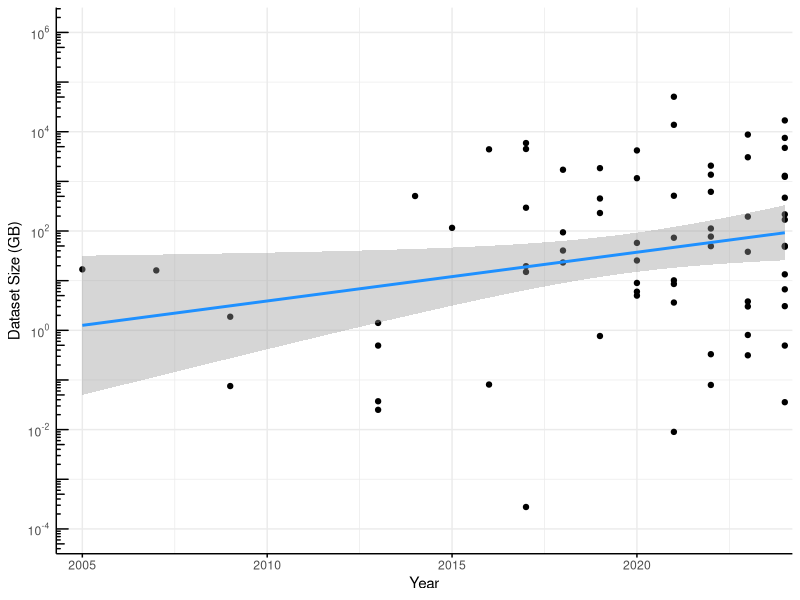
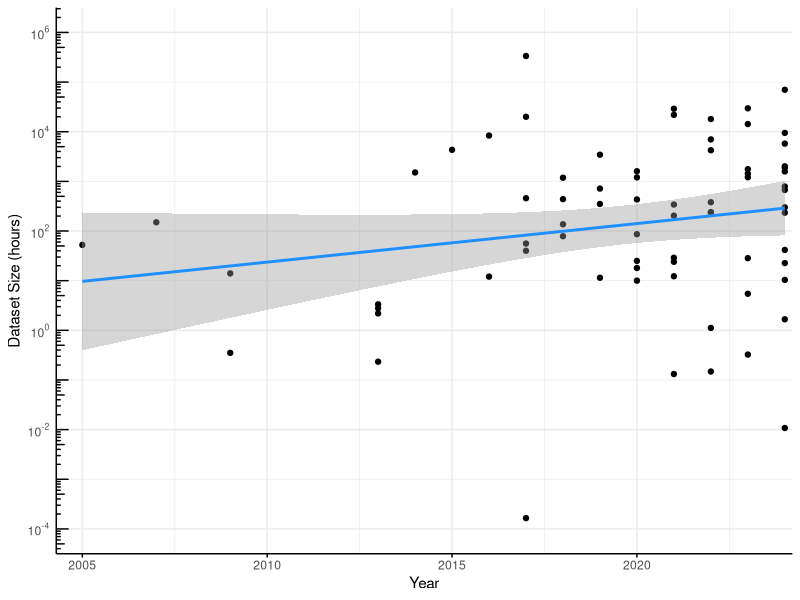
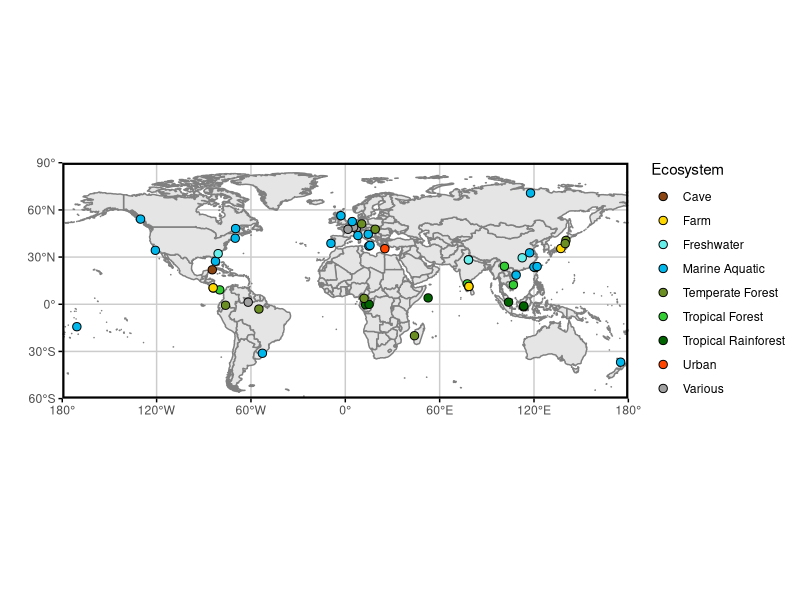
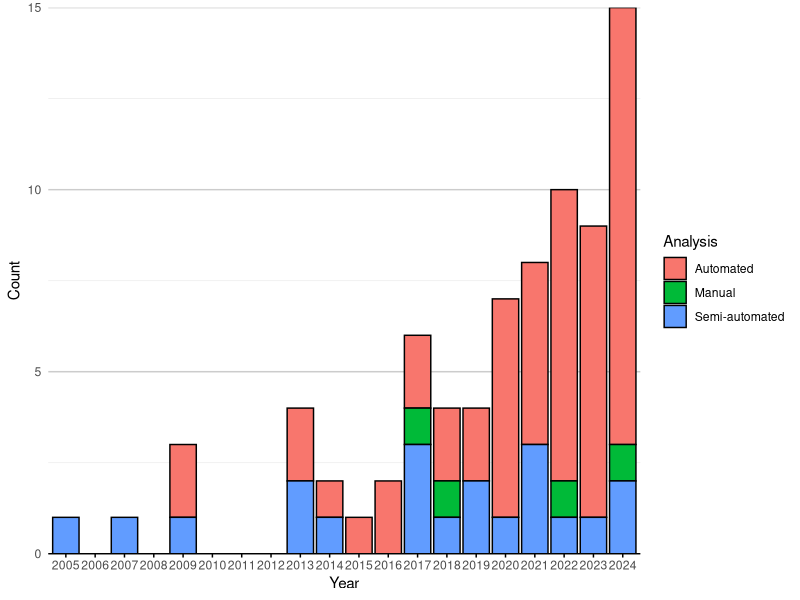
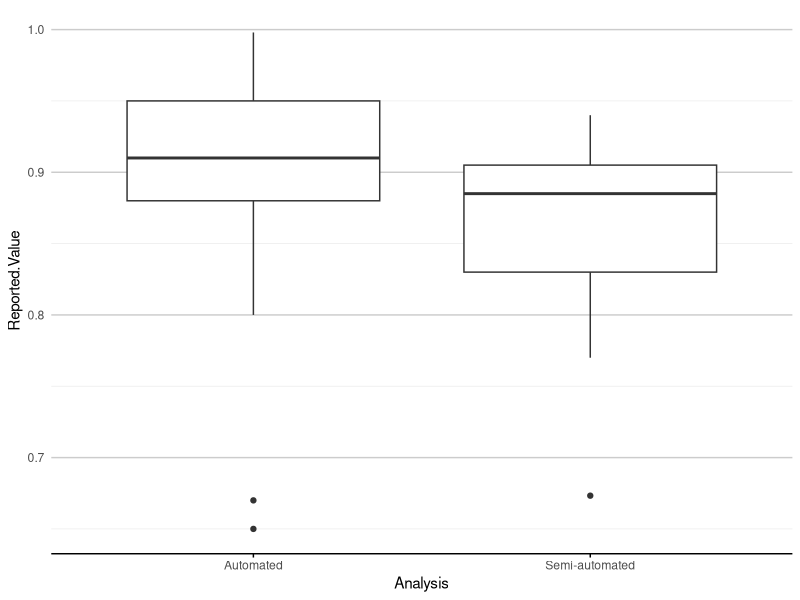
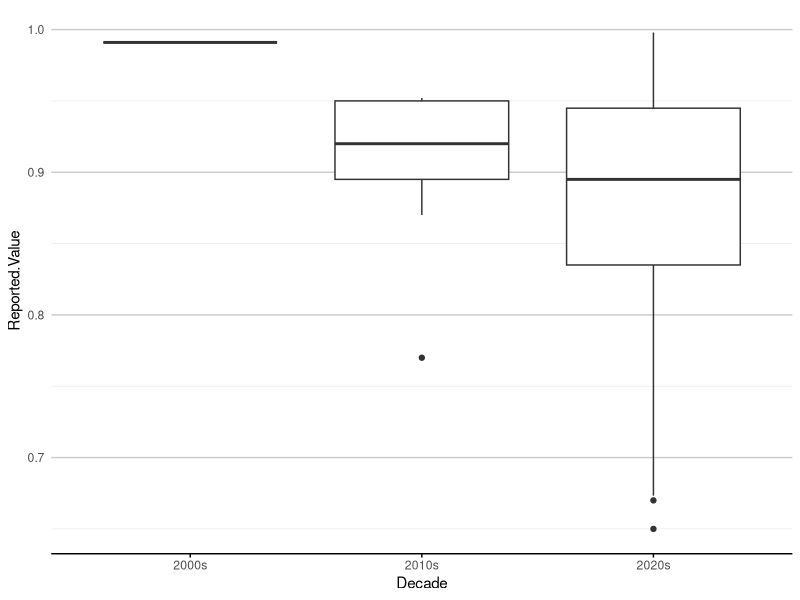
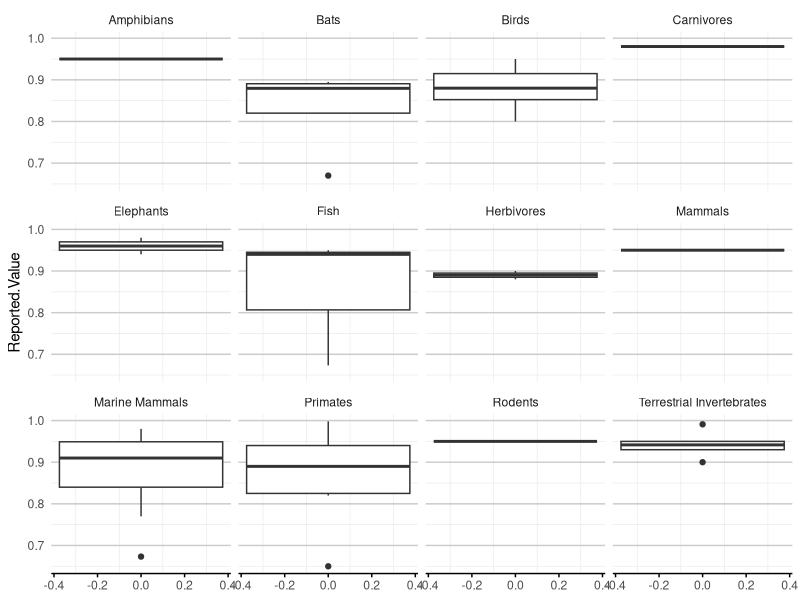
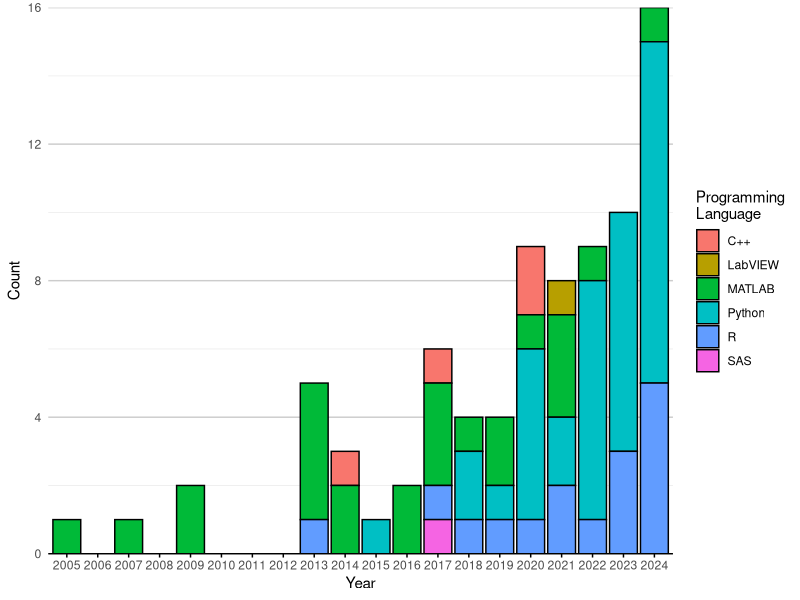

The R script that drew these images, in order:
## ---- chunk 1
library(ggplot2)
library(maps)
library(dplyr)
## ---- chunk 2
df <- read.csv("tagged_literature.csv")
#df$Year <- as.factor(df$Year)
## ---- chunk 3
log10_minor_break = function (...){
  function(x) {
    minx         = floor(min(log10(x), na.rm=T))-1;
    maxx         = ceiling(max(log10(x), na.rm=T))+1;
    n_major      = maxx-minx+1;
    major_breaks = seq(minx, maxx, by=1)
    minor_breaks = 
      rep(log10(seq(1, 9, by=4)), times = n_major)+
      rep(major_breaks, each = 9)
    return(10^(minor_breaks))
  }
}

log_breaks = function(maj, radix=10) {
  function(x) {
    minx         = floor(min(logb(x,radix), na.rm=T)) - 1
    maxx         = ceiling(max(logb(x,radix), na.rm=T)) + 1
    n_major      = maxx - minx + 1
    major_breaks = seq(minx, maxx, by=1)
    if (maj) {
      breaks = major_breaks
    } else {
      steps = logb(1:(radix-1),radix)
      breaks = rep(steps, times=n_major) +
               rep(major_breaks, each=radix-1)
    }
    radix^breaks
  }
}
scale_x_log_eng = function(..., radix=10) {
  scale_x_continuous(...,
                     trans=scales::log_trans(radix),
                     breaks=scales::log_breaks(TRUE, radix),
                     minor_breaks=scales::log_breaks(FALSE, radix))
}
scale_y_log_eng = function(..., radix=10) {
  scale_y_continuous(...,
                     trans=scales::log_trans(radix),
                     breaks=scales::log_breaks(TRUE, radix),
                     minor_breaks=scales::log_breaks(FALSE, radix))
}

p <- df |>
  tidyr::drop_na(Dataset.GB) |> 
  #filter(Year >= 2008) |>
  ggplot(aes(Year, Dataset.GB)) + 
  geom_point() + 
  scale_y_log10(
    limits = c(1e-4, 1e6),
    breaks = scales::trans_breaks("log10", function(x) 10^x),
    labels = scales::trans_format("log10", scales::math_format(10^.x))
  ) +
  annotation_logticks(side="l")+
  geom_smooth(method="lm", color = "dodgerblue") +
  scale_x_continuous(limits=c(2004.5, 2024), expand = c(0.01,0.01)) +
  labs(y="Dataset Size (GB)") +
  theme_minimal() +
  theme(axis.line = element_line(),
        axis.ticks.x = element_line())
p
ggsave("images/data_trend.png", p, width = 220, height = 110, units = "mm")

p <- df |>
  tidyr::drop_na(Dataset.Hours) |> 
  #filter(Year >= 2008) |>
  ggplot(aes(Year, Dataset.Hours)) + 
  geom_point() + 
  scale_y_log10(
    limits = c(1e-4, 1e6),
    breaks = scales::trans_breaks("log10", function(x) 10^x),
    labels = scales::trans_format("log10", scales::math_format(10^.x))
  ) +
  annotation_logticks(side="l")+
  geom_smooth(method="lm", color = "dodgerblue") +
  scale_x_continuous(limits=c(2004.5, 2024), expand = c(0.01,0.01)) +
  labs(y="Dataset Size (hours)") +
  theme_minimal() +
  theme(axis.line = element_line(),
        axis.ticks.x = element_line())
p
ggsave("images/hours_trend.png", p, width = 220, height = 110, units = "mm")
## ---- chunk 4
fit <- lm(log(Dataset.GB)~Year, data=df)
confint(fit, level = 0.95)
## ---- chunk 5
# Sample data
#coords <- c("-0.356251N,12.940863E;-0.078775N,15.127076E", "-0.078775N,15.1270777E")

# Function to convert coordinates to numeric values
convert_to_numeric <- function(coord_string) {
  # Split the string by comma
  parts <- strsplit(coord_string, ",")[[1]]
  #remove leading or trailing space
  
  # Extract latitude and longitude, handle direction
  lat <- as.numeric(gsub("[A-Z]", "", parts[1]))
  lon <- as.numeric(gsub("[A-Z]", "", parts[2]))
  
  # Check direction for latitude
  if (grepl("S", parts[1])) {
    lat <- -lat
  }
  
  # Check direction for longitude
  if (grepl("W", parts[2])) {
    lon <- -lon
  }
  
  return(paste0(c(lat, lon), collapse = ","))
}

Latlong_df <- df |>
  select(Latlong, Ecosystem) |>
  mutate(Latlong = strsplit(Latlong, ";")) |>
  tidyr::unnest(Latlong) |>
  mutate(Ecosystem = strsplit(Ecosystem, ", ")) |>
  tidyr::unnest(Ecosystem) |>
  mutate(Latlong = sapply(Latlong, convert_to_numeric),
         lat = sapply(strsplit(Latlong, ","), function(x) as.numeric(x[1])),
         long = sapply(strsplit(Latlong, ","), function(x) as.numeric(x[2]))
)

# Create the world map
world <- map_data("world")

ecosystem_colors <- c(
  "Tropical Forest" = "#32CD32",
  "Marine Aquatic" = "#00B7EB",
  "Various" = "#a0a0a0",
  "Tropical Rainforest" = "#006400",
  "Freshwater" = "#66EEEB",
  "Temperate Forest" = "#6B8E23",
  "Farm" = "#FFD700",
  "Cave" = "#8B4513",
  "Urban" = "#FF4500"
)

# Plotting
p <- ggplot() +
  # Add world map with light grey fill and dark grey borders
  geom_polygon(data = world, aes(x = long, y = lat, group = group), 
               fill = "grey90", color = "grey50") +
  # Add jittered points for different tags
  geom_jitter(data = Latlong_df, aes(x = long, y = lat, fill = Ecosystem), colour="black", size = 2.5, shape=21) +
  # Set coordinate system to map projection
  coord_fixed(ratio = 1, xlim = c(-180, 180), ylim = c(-60, 90), expand = FALSE) +
  # Custom breaks and labels for x (longitude) and y (latitude)
  scale_x_continuous(breaks = seq(-180, 180, by = 60),
                     labels = c("180°", "120°W", "60°W", "0°", "60°E", "120°E", "180°")) +
  scale_y_continuous(breaks = seq(-90, 90, by = 30),
                     labels = c("90°", "60°S", "30°S", "0°", "30°N", "60°N", "90°")) +
  scale_fill_manual(values = ecosystem_colors) +
  # Theme settings
  labs(x="",y="")+
  theme_minimal() +
  theme(
    axis.ticks = element_line(),
    panel.grid.major = element_line(color = "grey80"),    # Light grey grid lines
    panel.grid.minor = element_blank(),                   # No minor grid lines
    panel.border = element_rect(color = "black", fill = NA, linewidth=1.5),  # Black panel border
    axis.text.x = element_text(angle = 0, hjust = 0.5),   # Horizontal x-axis text
    legend.position = "right"                             # Legend on right
  )
p
ggsave("images/ecosystem_map.png", p, width = 240, height = 90, units = "mm")
## ---- chunk 6
bar_theme_x <- theme(panel.grid.major.x = element_blank(),
                   panel.grid.major.y = element_line(colour = "grey80"),
                   axis.line.x = element_line(colour="black"),
                   axis.ticks.x=element_line())
bar_theme_y <- theme(panel.grid.major.y = element_blank(),
                   panel.grid.major.x = element_line(colour = "grey80"),
                   axis.line.y = element_line(colour="black"),
                   axis.ticks.y=element_line())

include_missing_zero <- function(df, col){
  missing_years <- 2005:2024  # This creates c(2025, 2024)

  new_rows <- expand.grid(
    Year  = missing_years,  
    a     = df |> pull({{col}}) |> unique(), 
    Count = 0
  )
  
  colnames(new_rows)[2] <- col

  df <- df |>
    bind_rows(new_rows) |>
    distinct() 
  return(df)
}

keep_gt1 <- function(df, col){
  total_counts <- df |>
    group_by(.data[[col]]) |>
    summarise(Total_Count = n(), .groups = 'drop') |>
    na.omit()

  methods_to_keep <- total_counts |>
    filter(Total_Count > 1) |>
    pull({{ col }})
    
  df[,col] <- ifelse(df[[col]] %in% methods_to_keep, df[[col]], "Other Methods")
  return(df)
}

barplot_counts <- function(df, col, col_title=col, prop=FALSE, year=TRUE, decade=FALSE, bar_col="dodgerblue"){
  if(decade){
    df <- df |>
      mutate(Year = case_when(
        Year >= 2000 & Year < 2010 ~ "2000s",
        Year >= 2010 & Year < 2020 ~ "2010s",
        Year >= 2020 & Year < 2030 ~ "2020s",
        TRUE ~ NA_character_  # Handle years outside these ranges
      ))
  }
  count_data <- df |>
    group_by(Year, .data[[col]], .drop=FALSE) |>
    summarise(Count = n(), .groups = 'drop') |>
    na.omit()
  
  total_count_per_year <- count_data |>
    group_by(Year, .drop=FALSE) |>
    summarise(Total = sum(Count), .groups = 'drop')
  
  count_data <- left_join(count_data, total_count_per_year, by = "Year") |>
    mutate(Percentage = (Count / Total) * 100) |>
    arrange(Year, .data[[col]])
  
  if(!decade){
    count_data <- count_data |>
    include_missing_zero(col)
  }
  
  if(!year){
    df <- df[df[,col] != "Other Methods",]
    p <- df |>
      ggplot(aes(y = reorder(.data[[col]], .data[[col]], FUN = length, decreasing = FALSE))) +
      geom_bar(stat = "count", fill = bar_col) +  # Fill bars with dodgerblue
      labs(x = "Count", y = col_title) +
      scale_x_continuous(expand = c(0,0))
  } else {
    if(prop){
      p <- count_data |> 
        ggplot(aes(x = factor(Year), y = Percentage, fill = .data[[col]], label=Count)) +
        geom_bar(stat = "identity", colour=ifelse(count_data$Count > 0, "black", NA)) +
        geom_label(
          aes(group = .data[[col]]),
          size = 3,
          position = position_stack(vjust = 0.5), 
          fill = "white",                # Optional: black background for contrast
          hjust = ifelse((count_data$Count <= 3) & count_data[[col]] %in% c("Log Magnitude", "Mel", "Data Augmentation", "Downsampling"), (1:nrow(count_data) - 1) %% 2, 0.5)
        ) +
        labs(x = ifelse(decade, "Decade", "Year"), y = "Percentage", fill = col_title) +
        scale_y_continuous(limits=c(0,102), expand=c(0,0)) #+ 
        #guides(fill = guide_legend(override.aes = list(colour = NA)))
    } else {
      p <- count_data |> 
        ggplot(aes(x = factor(Year), y = Count, fill = .data[[col]])) +
        geom_bar(stat = "identity", colour=ifelse(count_data$Count > 0, "black", NA)) +
        labs(x = ifelse(decade, "Decade", "Year"), y = "Count", fill = col_title) +
        scale_y_continuous(expand=c(0,0))
    }
  }
  p <- p + 
    #scale_fill_viridis_d()+
    theme_minimal() +
    guides(fill = guide_legend(override.aes = list(colour = "black")))+
    bar_theme_x
  return(p)
}
## ---- chunk 7
# Convert 'NA' to R's NA
df$Analysis[df$Analysis == "NA"] <- NA

p <- barplot_counts(df, "Analysis")
p
ggsave("images/analysis_year.png", p, width = 240, height = 100, units = "mm")
## ---- chunk 8
p <- df |>
  filter((Reported.Value != "") & (!is.na(Reported.Value))) |>
  mutate(Reported.Value = as.numeric(Reported.Value)) |>
  tidyr::drop_na(Reported.Value) |>
  ggplot(aes(x = Analysis, y = Reported.Value)) +
  geom_boxplot() +
  theme_minimal() +
  bar_theme_x
p
ggsave("images/analysis_reportedvalue.png", p, width = 240, height = 100, units = "mm")
## ---- chunk 9
p <- df |>
  filter((Reported.Value != "") & (!is.na(Reported.Value))) |>
  mutate(Reported.Value = as.numeric(Reported.Value)) |>
  tidyr::drop_na(Reported.Value) |>
  mutate(Decade = case_when(
    Year >= 2000 & Year < 2010 ~ "2000s",
    Year >= 2010 & Year < 2020 ~ "2010s",
    Year >= 2020 & Year < 2030 ~ "2020s",
    TRUE ~ NA_character_  # Handle years outside these ranges
  )) |>
  ggplot(aes(x = Decade, y = Reported.Value)) +
  geom_boxplot() +
  theme_minimal() +
  bar_theme_x
p
ggsave("images/decade_reportedvalue.png", p, width = 240, height = 100, units = "mm")
## ---- chunk 10
p <- df |>
  filter((Reported.Value != "") & (!is.na(Reported.Value))) |>
  mutate(Reported.Value = as.numeric(Reported.Value)) |>
  tidyr::drop_na(Reported.Value) |>
  mutate(Taxa = strsplit(as.character(Taxa), ", ")) |>
  tidyr::unnest(Taxa) |>
  ggplot(aes(y = Reported.Value)) +
  geom_boxplot() +
  theme_minimal() +
  bar_theme_x +
  facet_wrap(~Taxa)
p
ggsave("images/taxa_reportedvalue.png", p, width = 240, height = 100, units = "mm")
## ---- chunk 11
# Convert 'NA' to R's NA
df$Programming.Language[df$Programming.Language == "NA"] <- NA

# Split languages where there are multiple
df_lang <- df |>
  mutate(ProgLanguage = strsplit(as.character(Programming.Language), ", ")) |>
  tidyr::unnest(ProgLanguage)

df_lang |> 
  filter(Year >= 2020) |>
  group_by(ProgLanguage) |> 
  summarise(Count = n(), .groups = 'drop') |> 
  arrange(desc(Count))

p <- barplot_counts(df_lang, "ProgLanguage", "Programming\nLanguage")
p
ggsave("images/programminglanguage_year.png", p, width = 240, height = 100, units = "mm")
## ---- chunk 12
df_taxa <- df |>
  mutate(Taxa = strsplit(as.character(Taxa), ", ")) |>
  tidyr::unnest(Taxa)

spectral_15 <- c(
  "#9E0142",  # Deep red
  "#D53E4F",  # Bright red
  "#F46D43",  # Red-orange
  "#FDAE61",  # Orange
  "#FEE08B",  # Light orange-yellow
  "#FFFFBF",  # Pale yellow (midpoint)
  "#E6F598",  # Light yellow-green
  "#ABDFA1",  # Greenish
  "#66C2A5",  # Teal
  "#3288BD",  # Light blue
  "#5E4FA2",  # Blue-purple
  "#404788",  # Darker blue-purple
  "#2D2D66",  # Deep blue
  "#1A1A4C",  # Very deep blue
  "#0D0833"   # Near-black blue
)

p <- barplot_counts(df_taxa, "Taxa")
p <- p + scale_fill_manual(values = spectral_15)
ggsave("images/taxa_year.png", p, width = 240, height = 100, units = "mm")
## ---- chunk 13
df_analysis <- df |>
  mutate(Analysis.Methods = strsplit(as.character(Analysis.Methods), ", ")) |>
  tidyr::unnest(Analysis.Methods)

df_analysis <- keep_gt1(df_analysis, "Analysis.Methods")
  #filter(Analysis.Methods %in% methods_to_keep)
p <- barplot_counts(df_analysis, "Analysis.Methods")
p
ggsave("images/analysismethods_year.png", p, width = 240, height = 100, units = "mm")
p <- barplot_counts(df_analysis, "Analysis.Methods", year=FALSE)
p
ggsave("images/analysismethods_total.png", p, width = 240, height = 100, units = "mm")
## ---- chunk 14
df_tools <- df |>
  mutate(Automation.Tools = strsplit(as.character(Automation.Tools), ", ")) |>
  tidyr::unnest(Automation.Tools)

df_tools <- keep_gt1(df_tools, "Automation.Tools")

#filter(Analysis.Methods %in% methods_to_keep)
p <- barplot_counts(df_tools, "Automation.Tools", "Automation Tools")
p
ggsave("images/automationtools_year.png", p, width = 240, height = 120, units = "mm")
p <- barplot_counts(df_tools, "Automation.Tools", "Automation Tools", year = FALSE, bar_col="darkmagenta")
p
ggsave("images/automationtools_total.png", p, width = 240, height = 120, units = "mm")
## ---- chunk 15
df_code_available <- df |>
  mutate(Code.Availability = strsplit(as.character(Code.Availability), ", ")) |>
  tidyr::unnest(Code.Availability)

p <- barplot_counts(df_code_available, "Code.Availability", "Code\nAvailability")
p
ggsave("images/codeavailable_year.png", p, width = 240, height = 100, units = "mm")
## ---- chunk 16
df_data_available <- df |>
  mutate(Data.Availability = strsplit(as.character(Data.Availability), ", ")) |>
  tidyr::unnest(Data.Availability)

p <- barplot_counts(df_data_available, "Data.Availability", "Data\nAvailability")
p
ggsave("images/dataavailable_year.png", p, width = 240, height = 100, units = "mm")
## ---- chunk 17
#df |>
#  mutate(Automation.Tools = strsplit(as.character(Automation.Tools), ", ")) |>
#  tidyr::unnest(Automation.Tools) |>
#  pull(Automation.Tools) |> sort() |> unique()
## ---- chunk 18
#df |>
#  mutate(Analysis.Methods = strsplit(as.character(Analysis.Methods), ", ")) |>
#  tidyr::unnest(Analysis.Methods) |>
#  pull(Analysis.Methods) |> sort() |> unique()
## ---- chunk 19
df_eval <- df |>
  mutate(Evaluation.Method = strsplit(as.character(Evaluation.Method), ", ")) |>
  tidyr::unnest(Evaluation.Method)

df_eval <- keep_gt1(df_eval, "Evaluation.Method")
  #filter(Analysis.Methods %in% methods_to_keep)
p <- barplot_counts(df_eval, "Evaluation.Method", "Evaluation Method")
p <- p + scale_fill_manual(values=spectral_15[c(1:10,12,14)])
ggsave("images/evaluationmethod_year.png", p, width = 240, height = 100, units = "mm")
## ---- chunk 20
#df |>
#  mutate(Preprocessing = strsplit(as.character(Preprocessing), ", ")) |>
#  tidyr::unnest(Preprocessing) |>
#  pull(Preprocessing) |> sort() |> unique()
## ---- chunk 21
df_pre <- df |>
  mutate(Preprocessing = strsplit(as.character(Preprocessing), ", ")) |>
  tidyr::unnest(Preprocessing)

df_pre <- keep_gt1(df_pre, "Preprocessing")
p <- barplot_counts(df_pre, "Preprocessing")
p
ggsave("images/preprocessing_year.png", p, width = 240, height = 100, units = "mm")
p <- barplot_counts(df_pre, "Preprocessing", prop=TRUE)
p
ggsave("images/preprocessing_prop_year.png", p, width = 240, height = 100, units = "mm")
p <- barplot_counts(df_pre, "Preprocessing", prop=TRUE, decade=TRUE)
p <- p + scale_fill_brewer(palette = "Spectral")
ggsave("images/preprocessing_prop_decade.png", p, width = 200, height = 80, units = "mm")
## ---- chunk 22
count_data <- df_lang |>
    group_by(Year, ProgLanguage, .drop=FALSE) |>
    summarise(Count = n(), .groups = 'drop') |>
    na.omit()
  
total_count_per_year <- count_data |>
  group_by(Year, .drop=FALSE) |>
  summarise(Total = sum(Count), .groups = 'drop')

count_data <- left_join(count_data, total_count_per_year, by = "Year") |>
  mutate(Percentage = (Count / Total) * 100) |>
  include_missing_zero('ProgLanguage')

count_data |> 
  ggplot(aes(x = factor(Year), y = Count, fill = ProgLanguage)) +
  geom_bar(stat = "identity", colour=ifelse(count_data$Count > 0, "black", NA)) +
  labs(x = "Year", y = "Count", fill = 'Language') +
  scale_y_continuous(expand=c(0,0))+
  theme_minimal() +
  guides(fill = guide_legend(override.aes = list(colour = "black")))+
  theme(panel.grid.major.x = element_blank(),
        panel.grid.major.y = element_line(colour = "grey80"),
        axis.line.x = element_line(colour="black"),
        #panel.grid = element_line(colour="lightgrey"),
        axis.ticks.x=element_line())
## ---- chunk 23
df_tools <- df |>
  mutate(Automation.Tools = strsplit(as.character(Automation.Tools), ", ")) |>
  tidyr::unnest(Automation.Tools) |>
  mutate(Taxa = strsplit(as.character(Taxa), ", ")) |>
  tidyr::unnest(Taxa)

df_tools <- keep_gt1(df_tools, "Automation.Tools")
p <- df_tools |>
  filter(Automation.Tools != "Other Methods") |>
      ggplot(aes(y = reorder(Automation.Tools, Automation.Tools, FUN = length, decreasing = FALSE), fill = Taxa)) +
      geom_bar(stat = "count", colour="black") +  # Fill bars with dodgerblue
      labs(x = "Count", y = "Automation Tools") +
      scale_x_continuous(expand = c(0,0)) +
  theme_minimal() +
  bar_theme_y
p
ggsave("images/automationtools_taxa.png", p, width = 240, height = 120, units = "mm")
## ---- chunk 24
df_analysis <- df |>
  mutate(Analysis.Methods = strsplit(as.character(Analysis.Methods), ", ")) |>
  tidyr::unnest(Analysis.Methods) |>
  mutate(Taxa = strsplit(as.character(Taxa), ", ")) |>
  tidyr::unnest(Taxa)

df_analysis <- keep_gt1(df_analysis, "Analysis.Methods")
p <- df_analysis |>
  filter(Analysis.Methods != "Other Methods") |>
      ggplot(aes(y = reorder(Analysis.Methods, Analysis.Methods, FUN = length, decreasing = FALSE), fill = Taxa)) +
      geom_bar(stat = "count", colour="black") +  # Fill bars with dodgerblue
      labs(x = "Count", y = "Analysis Methods") +
      scale_x_continuous(expand = c(0,0)) +
  theme_minimal() +
  bar_theme_y
p
ggsave("images/analysismethods_taxa.png", p, width = 240, height = 120, units = "mm")
## ---- chunk 25
df_analysis <- df |>
  # Unnest Analysis.Methods
  mutate(Analysis.Methods = strsplit(as.character(Analysis.Methods), ", ")) |>
  tidyr::unnest(Analysis.Methods) |>
  keep_gt1("Analysis.Methods") |>
  #filter(Analysis.Methods != "Other Methods") |>
  # Unnest Automation.Tools (assuming it exists in df)
  mutate(Automation.Tools = strsplit(as.character(Automation.Tools), ", ")) |>
  tidyr::unnest(Automation.Tools) |>
  keep_gt1("Automation.Tools") |>
  #filter(Automation.Tools != "Other Methods") |>
  # Unnest Taxa
  mutate(Taxa = strsplit(as.character(Taxa), ", ")) |>
  tidyr::unnest(Taxa) |>
  # Pivot to long format for faceting
  tidyr::pivot_longer(
    cols = c("Analysis.Methods", "Automation.Tools"),
    names_to = "Category",
    values_to = "Method.Tool"
  ) |>
  mutate(Category = stringr::str_replace(Category, "\\.", " "))
  # Filter out "Other Methods" equivalent

# Plot with facet_grid
p <- df_analysis |>
  ggplot(aes(y = reorder(Method.Tool, Method.Tool, FUN = length, decreasing = FALSE), fill = Taxa)) +
  geom_bar(stat = "count", colour = "black") +
  labs(x = "Count", y = NULL) +  # Remove y-axis label since facets will label it
  scale_x_continuous(expand = c(0, 0)) +
  facet_wrap(~Category, scales = "free_y", ncol = 2) +  # Facet by Category
  theme_minimal() +
  bar_theme_y  # Assuming this is a custom theme defined elsewhere

# Display and save
p <- p + scale_fill_manual(values=spectral_15)
ggsave("images/analysismethods_automation_taxa.png", p, width = 300, height = 130, units = "mm")
#df_analysis |> filter(Category == "Analysis.Methods") |> pull(Method.Tool) |> unique() |> sort()
## ---- chunk 26
#x axis-year, y-axcis, manual.automatic.semiautomatic

# Assuming your dataframe is called 'df'
# First, preprocess the Monitoring.Year column
df_expandyear <- df |>
  filter(!is.na(Monitoring.Year)) |>
  #select(Monitoring.Year) |>
  # Separate comma-separated values into rows
  tidyr::separate_rows(Monitoring.Year, sep = ",") |>
  # Clean up any whitespace
  mutate(Monitoring.Year = trimws(Monitoring.Year)) |>
  # Create a new column that expands hyphenated years
  mutate(Expanded_Years = purrr::map(Monitoring.Year, function(x) {
    if (stringr::str_detect(x, "-")) {
      range <- stringr::str_split(x, "-")[[1]] |> as.numeric()
      return(seq(range[1], range[2]))
    } else {
      return(as.numeric(x))
    }
  })) |>
  # Unnest the list column into individual rows
  tidyr::unnest(Expanded_Years) # Create the boxplot
  
df |>
  ggplot(aes(x=Year, fill=Analysis)) +
  geom_bar(stat="count", colour="black") +
  #ggplot(aes(x = Analysis, y = Expanded_Years)) +
  #geom_boxplot() +
  # Customize the plot
  #make breaks pretty
  scale_y_continuous(expand = c(0,0), breaks = pretty) +
  scale_x_continuous(expand = c(0,0), breaks = pretty) +
  labs(title = "Analysis Type by Year",
       x = "Monitoring Year",
       y = "Count") +
  # Rotate x-axis labels if needed
  theme(panel.grid.major.x = element_blank(),
        panel.grid.major.y = element_line(colour = "grey80"),
        axis.line.x = element_line(colour="black"),
        axis.ticks.x=element_line())+
  # Ensure proper spacing
  theme_minimal() +
  bar_theme_x
## ---- chunk 27
#correlation plot between monitoring year and publication year
ggplot(df_expandyear, aes(x=Expanded_Years, y=Year, colour=Title)) +
  geom_point() +
  geom_smooth(method="lm", color = "dodgerblue") +
  labs(title = "Correlation between Monitoring Year and Publication Year",
       x = "Monitoring Year",
       y = "Publication Year") +
  theme_minimal() + 
  #hide legend
  theme(legend.position="none")
## ---- chunk 28
# install.packages("devtools")
#devtools::install_github("davidsjoberg/ggsankey")
#library(ggsankey)
## ---- chunk 29
# Create data frame with flows between stages
# Create the data frame for ggsankey
## ---- chunk 30
df |>
  mutate(Gaps = strsplit(as.character(Gaps), ", |; ")) |>
  tidyr::unnest(Gaps) |>
  mutate(Gaps = trimws(Gaps)) |>
  pull(Gaps) |> sort() |> unique()
